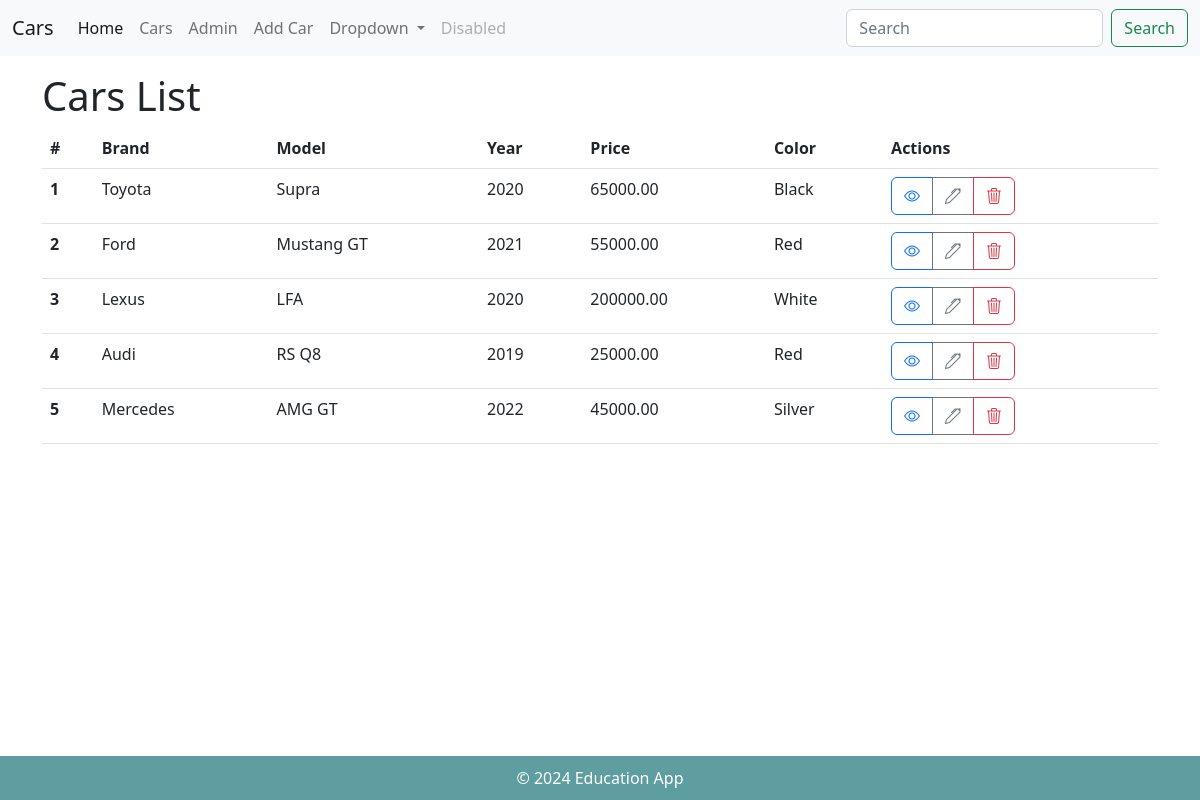
The app's page /, older data.
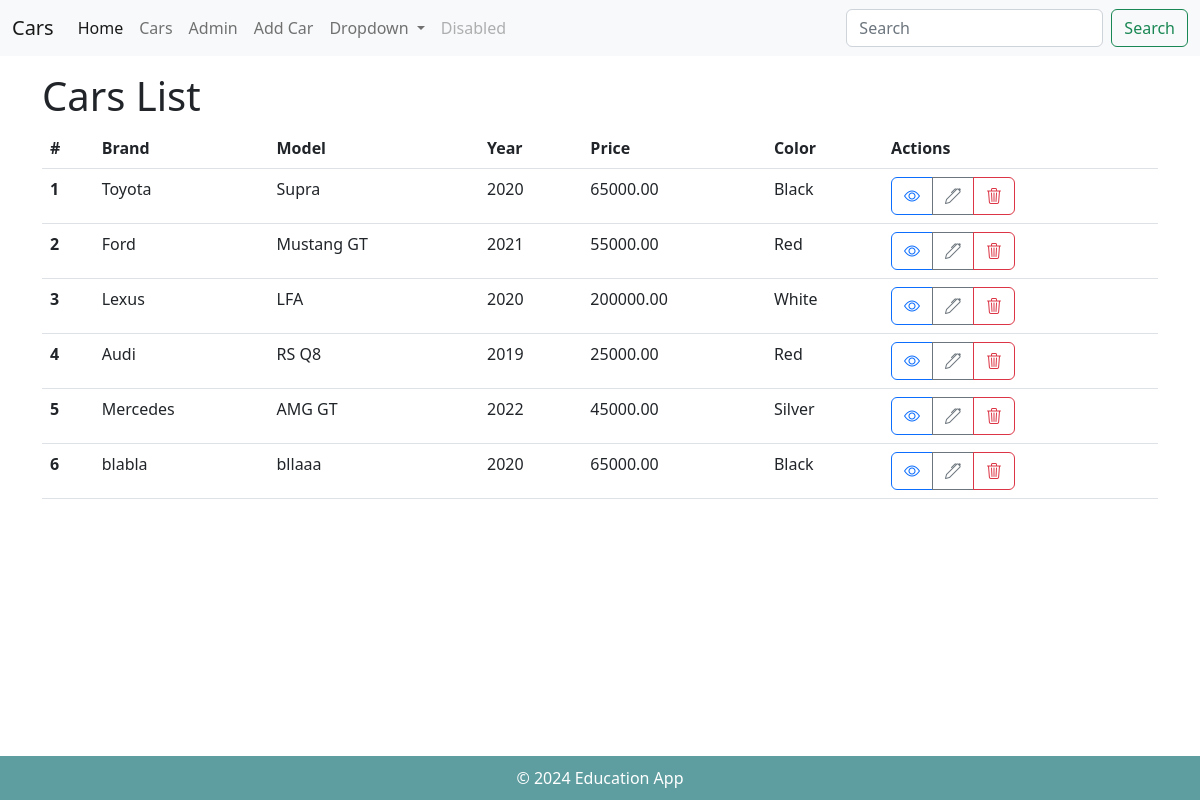
The same page, newer data.
### cars/models.py (models this page shows, shortened)
class Car(models.Model):
    CATEGORY_CHOICES = [
        (0, 'Sedan'),
        (1, 'SUV'),
        (2, 'Electric'),
        (3, 'Coupe'),
    ]
    brand = models.CharField(max_length=255)
    model = models.CharField(max_length=255)
    year = models.IntegerField()
    price = models.DecimalField(max_digits=15, decimal_places=2)
    color = models.CharField(max_length=100)
    photo = models.ImageField(blank=True, upload_to='cars/')
    category = models.IntegerField(choices=CATEGORY_CHOICES, default=0)

### cars/views.py (the view)
# urls.py: path('', views.list),
def list(request):
    cars = Car.objects.all()
    return render(request, "list.html", {"cars": cars})

### cars/templates/list.html (shortened to what this page needs)
{% extends "_layout.html" %}
{% block content %}
<h1>Cars List</h1>
<table class="table">
    <thead>
        <tr>
            <th scope="col">#</th>
            <th scope="col">Brand</th>
            <th scope="col">Model</th>
            <th scope="col">Year</th>
            <th scope="col">Price</th>
            <th scope="col">Color</th>
            <th scope="col">Actions</th>
        </tr>
    </thead>
    <tbody>
        {% for car in cars %}
        <tr>
            <th scope="row">{{ car.id }}</th>
            <td>{{ car.brand }}</td>
            <td>{{ car.model }}</td>
            <td>{{ car.year }}</td>
            <td>{{ car.price }}</td>
            <td>{{ car.color }}</td>
            <td>
                <div class="btn-group" role="group">
                    <a href="/cars/details/{{ car.id }}" class="btn btn-outline-primary">
                        <i class="bi bi-eye"></i>
                    </a>
                    <a href="/cars/edit/{{ car.id }}" class="btn btn-outline-secondary">
                        <i class="bi bi-pen"></i>
                    </a>
                    <a href="#" class="btn btn-outline-danger" onclick="openModal('/cars/delete/{{ car.id }}')">
                        <i class="bi bi-trash3"></i>
                    </a>
                </div>
            </td>
        </tr>
        {% endfor %}
    </tbody>
</table>
{% endblock %}

Row changes from the older to the newer data that the page shows:
added Car: id "6", brand "blabla", model "bllaaa", year "2020", price "65000.00", color "Black"
